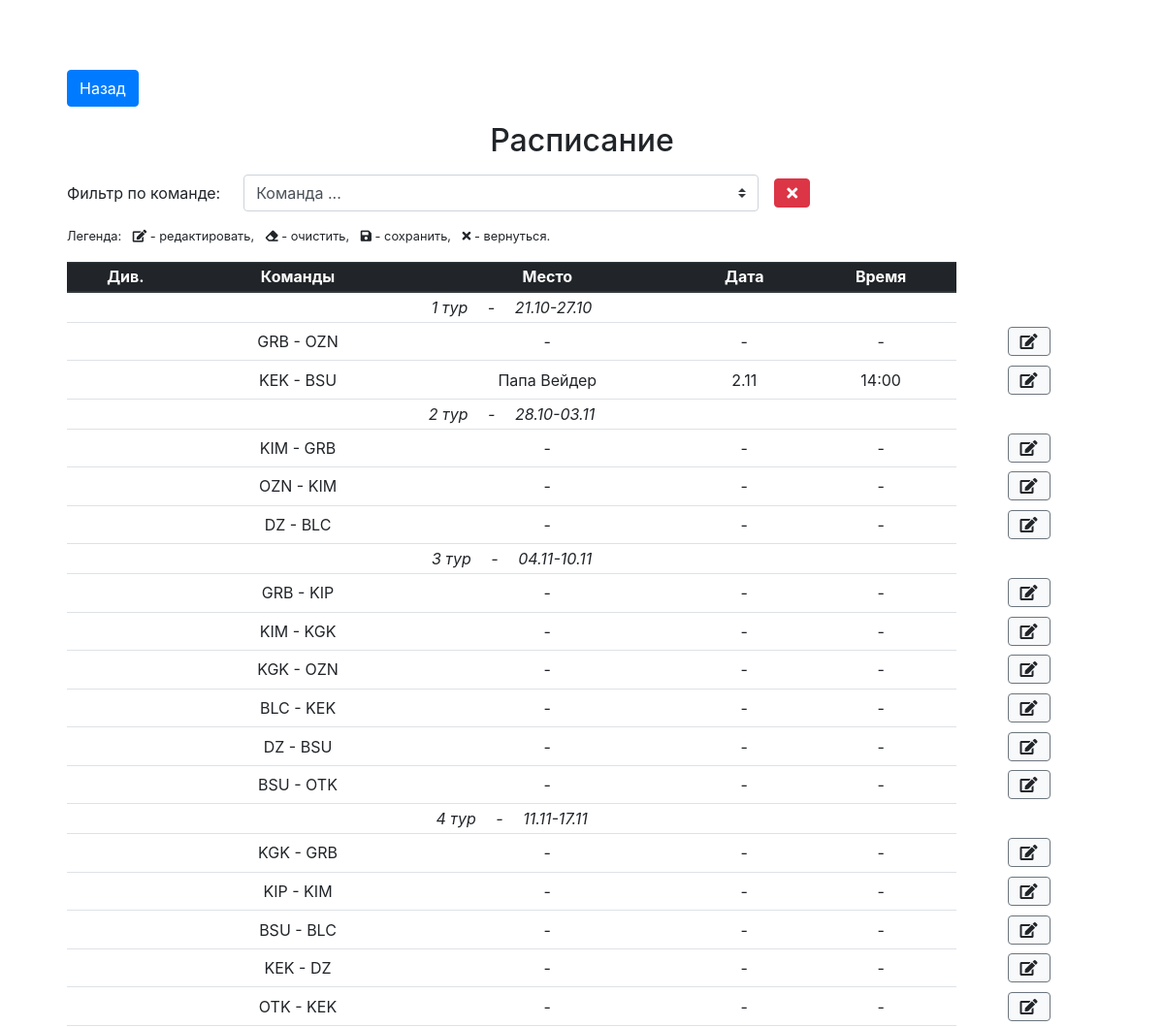
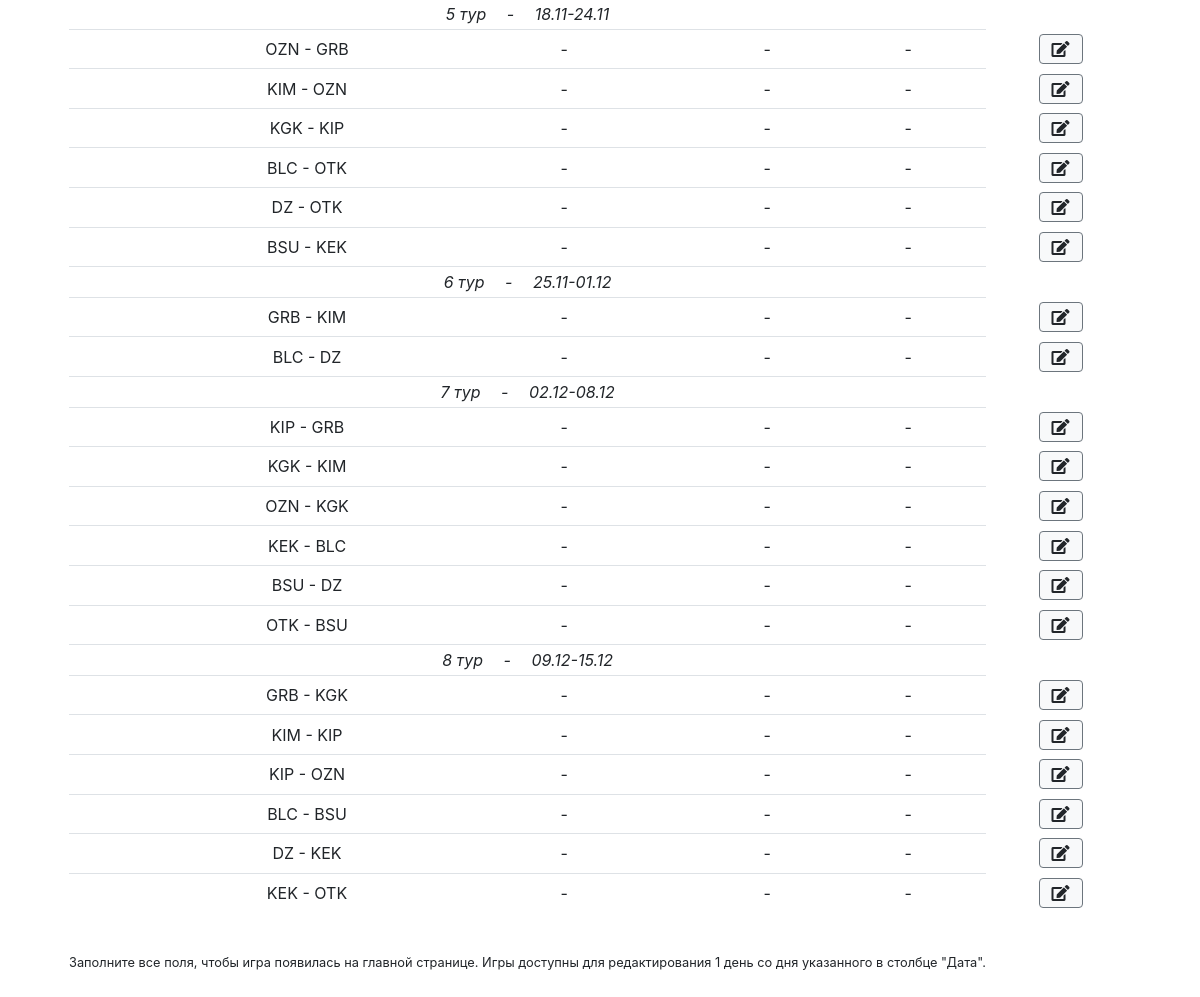
Page /schedule.php?tournament=amateur on the committed database (2 pictures, top to bottom).
### tables this page shows
CREATE TABLE schedule (id integer primary key autoincrement, season_id references seasons(season_id), tournament_id references tournaments(tournament_id), tour integer, team_id1 references teams(team_id), team_id2 references teams(team_id), date_start text, date_end text, place_id references places(place_id), date text, time text);

CREATE TABLE places (place_id integer primary key autoincrement, name text);

### inc/layout/templates/schedule_table.php (the view, shortened to what this page needs)
<div class="d-flex mt-3 align-items-center">
	<label for="teamFilter" class="col-form-label">Фильтр по команде:</label>
	<select class="custom-select w-50 ml-4" id="teamFilter" name="search">
		<option value="0">Команда ...</option>
	</select>
	<button class="btn btn-danger my-1 ml-3" id="clearTeamFilter">
	    <i class="fas fa-times"></i>
	</button>
</div>
<ul class="list-unstyled list-inline mt-3 small">
	<li class="list-inline-item">Легенда:</li>
	<li class="list-inline-item">
		<i class="fas fa-edit"></i> - редактировать,
	</li>
	<li class="list-inline-item">
		<i class="fas fa-eraser"></i> - очистить,
	</li>
	<li class="list-inline-item">
		<i class="fas fa-save"></i> - сохранить,
	</li>
	<li class="list-inline-item">
		<i class="fas fa-times"></i> - вернуться.
	</li>
</ul>
<div class="table-responsive">
  	<table class="table table-hover text-center table-sm" id="schedule">
  		<thead class="thead-dark">
  			<tr>
  				<th>Див.</th>
  				<th>Команды</th>
  				<th>Место</th>
  				<th>Дата</th>
  				<th>Время</th>
  			</tr>
  		</thead>
  		<tbody>
  			<?php if (!sizeof($schedule)): ?>
		  			</tbody>
		  		</table>
  			<?php else: ?>
		  	<?php $i = -1; $j = 1; ?>
		  	<?php foreach ($schedule as $game): ?>
		  		<?php if ($i != $game['tour']): ?>
		  			<?php $i = $game['tour']; ?>
		  			<tr>
		  				<td colspan="5" class="font-italic text-left text-md-center">
		  					<?php echo $game['tour']; ?> тур <span class="px-3">-</span> <?php echo $game['date_start']
		  					. "-" . $game['date_end']; ?>
	  					</td>
		  			</tr>
		  		<?php endif; ?>
		  		<tr>
		  			<td title="
		  				<?php
		  					switch ($game['tournament_id']) {
		  						case "1":
		  							echo "Первый";
		  							break;
		  						case "2":
		  							echo "Второй";
		  							break;
		  						case "3":
		  							echo "ЛКЛ";
		  							break;
		  						case "4":
		  							echo "ЗКЛ";
		  							break;
		  					}
		  				?>
		  			">
	  				</td>
		  			<td><?php echo $game['team_name1']; ?> - <?php echo $game['team_name2']; ?></td>
		  			<td>
	  					<span class="schedule-place">
	  						<?php if (isset($game['place_id'])): ?>
		  						<?php foreach ($places as $place): ?>
			  						<?php if ($place['place_id'] == $game['place_id']) echo $place['name']; ?>
			  					<?php endforeach; ?>
			  				<?php else: ?>
			  					-
			  				<?php endif; ?>
  						</span>
					</td>
		  			<td>
	  					<span class="schedule-date">
	  						<?php if (isset($game['date'])): ?>
	  							<?php echo date_format(date_create($game['date']), "j.m"); ?>
  							<?php else: ?>
  								-
  							<?php endif; ?>
  						</span>
					</td>
					<td>
	  					<span class="schedule-time">
	  						<?php if (isset($game['time'])): ?>
	  							<?php echo $game['time']; ?>
  							<?php else: ?>
  								-
  							<?php endif; ?>
  						</span>
					</td>
					<td class="border-0">
						<button class="btn btn-light border-secondary ml-1" data-action="scheduleEdit" title="Редактировать">
							<i class="fas fa-edit"></i>
						</button>
					</td>
		  		</tr>
		  	<?php endforeach; ?>
		  	<?php endif; ?>
		</tbody>
	</table>
</div>

### inc/css/custom.css (style rules this page uses)
body { padding-top: 0; }
.table td, .table th { text-align: center; vertical-align: middle; font-size: 12px; }
@media (min-width: 576px) { .table td, .table th { font-size: 1rem; } }

### rows in the picture
schedule: tour "1", date_start "21.10", date_end "27.10", team_name1 "GRB", team_name2 "OZN"
schedule: team_name1 "KEK", team_name2 "BSU", date "2.11", time "14:00"
places: name "Папа Вейдер"
schedule: tour "2", date_start "28.10", date_end "03.11", team_name1 "KIM", team_name2 "GRB"
schedule: team_name1 "OZN", team_name2 "KIM"
schedule: team_name1 "DZ", team_name2 "BLC"
schedule: tour "3", date_start "04.11", date_end "10.11", team_name1 "GRB", team_name2 "KIP"
schedule: team_name1 "KIM", team_name2 "KGK"
schedule: team_name1 "KGK", team_name2 "OZN"
schedule: team_name1 "BLC", team_name2 "KEK"
schedule: team_name1 "DZ", team_name2 "BSU"
schedule: team_name1 "BSU", team_name2 "OTK"
schedule: tour "4", date_start "11.11", date_end "17.11", team_name1 "KGK", team_name2 "GRB"
schedule: team_name1 "KIP", team_name2 "KIM"
schedule: team_name1 "BSU", team_name2 "BLC"
schedule: team_name1 "KEK", team_name2 "DZ"
schedule: team_name1 "OTK", team_name2 "KEK"
schedule: tour "5", date_start "18.11", date_end "24.11", team_name1 "OZN", team_name2 "GRB"
schedule: team_name1 "KIM", team_name2 "OZN"
schedule: team_name1 "KGK", team_name2 "KIP"
schedule: team_name1 "BLC", team_name2 "OTK"
schedule: team_name1 "DZ", team_name2 "OTK"
schedule: team_name1 "BSU", team_name2 "KEK"
schedule: tour "6", date_start "25.11", date_end "01.12", team_name1 "GRB", team_name2 "KIM"
schedule: team_name1 "BLC", team_name2 "DZ"
schedule: tour "7", date_start "02.12", date_end "08.12", team_name1 "KIP", team_name2 "GRB"
schedule: team_name1 "KGK", team_name2 "KIM"
schedule: team_name1 "OZN", team_name2 "KGK"
schedule: team_name1 "KEK", team_name2 "BLC"
schedule: team_name1 "BSU", team_name2 "DZ"
schedule: team_name1 "OTK", team_name2 "BSU"
schedule: tour "8", date_start "09.12", date_end "15.12", team_name1 "GRB", team_name2 "KGK"
schedule: team_name1 "KIM", team_name2 "KIP"
schedule: team_name1 "KIP", team_name2 "OZN"
schedule: team_name1 "BLC", team_name2 "BSU"
schedule: team_name1 "DZ", team_name2 "KEK"
schedule: team_name1 "KEK", team_name2 "OTK"
